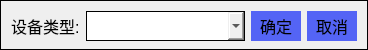
<?xml version="1.0" encoding="UTF-8"?>
<ui version="4.0">
 <class>dlgChangeType</class>
 <widget class="QDialog" name="dlgChangeType">
  <property name="geometry">
   <rect>
    <x>0</x>
    <y>0</y>
    <width>368</width>
    <height>50</height>
   </rect>
  </property>
  <property name="minimumSize">
   <size>
    <width>0</width>
    <height>50</height>
   </size>
  </property>
  <property name="maximumSize">
   <size>
    <width>16777215</width>
    <height>50</height>
   </size>
  </property>
  <property name="font">
   <font>
    <pointsize>12</pointsize>
   </font>
  </property>
  <property name="windowTitle">
   <string>修改设备类型</string>
  </property>
  <property name="styleSheet">
   <string notr="true">border: 1px solid black;</string>
  </property>
  <layout class="QHBoxLayout" name="horizontalLayout">
   <item>
    <widget class="QLabel" name="label">
     <property name="sizePolicy">
      <sizepolicy hsizetype="Fixed" vsizetype="Preferred">
       <horstretch>0</horstretch>
       <verstretch>0</verstretch>
      </sizepolicy>
     </property>
     <property name="minimumSize">
      <size>
       <width>0</width>
       <height>30</height>
      </size>
     </property>
     <property name="maximumSize">
      <size>
       <width>16777215</width>
       <height>30</height>
      </size>
     </property>
     <property name="font">
      <font>
       <pointsize>12</pointsize>
      </font>
     </property>
     <property name="styleSheet">
      <string notr="true">border: none;</string>
     </property>
     <property name="text">
      <string>设备类型:</string>
     </property>
    </widget>
   </item>
   <item>
    <widget class="QComboBox" name="comboBox">
     <property name="sizePolicy">
      <sizepolicy hsizetype="Preferred" vsizetype="Preferred">
       <horstretch>1</horstretch>
       <verstretch>0</verstretch>
      </sizepolicy>
     </property>
     <property name="minimumSize">
      <size>
       <width>0</width>
       <height>30</height>
      </size>
     </property>
     <property name="maximumSize">
      <size>
       <width>16777215</width>
       <height>30</height>
      </size>
     </property>
     <property name="font">
      <font>
       <pointsize>14</pointsize>
      </font>
     </property>
    </widget>
   </item>
   <item>
    <widget class="QPushButton" name="pushButton">
     <property name="sizePolicy">
      <sizepolicy hsizetype="Preferred" vsizetype="Preferred">
       <horstretch>0</horstretch>
       <verstretch>0</verstretch>
      </sizepolicy>
     </property>
     <property name="minimumSize">
      <size>
       <width>50</width>
       <height>30</height>
      </size>
     </property>
     <property name="maximumSize">
      <size>
       <width>16777215</width>
       <height>30</height>
      </size>
     </property>
     <property name="font">
      <font>
       <pointsize>12</pointsize>
      </font>
     </property>
     <property name="styleSheet">
      <string notr="true">background-color: rgb(84, 100, 245);border: none;</string>
     </property>
     <property name="text">
      <string>确定</string>
     </property>
    </widget>
   </item>
   <item>
    <widget class="QPushButton" name="pushButton_cancel">
     <property name="sizePolicy">
      <sizepolicy hsizetype="Preferred" vsizetype="Preferred">
       <horstretch>0</horstretch>
       <verstretch>0</verstretch>
      </sizepolicy>
     </property>
     <property name="minimumSize">
      <size>
       <width>50</width>
       <height>30</height>
      </size>
     </property>
     <property name="maximumSize">
      <size>
       <width>16777215</width>
       <height>30</height>
      </size>
     </property>
     <property name="font">
      <font>
       <pointsize>12</pointsize>
      </font>
     </property>
     <property name="styleSheet">
      <string notr="true">background-color: rgb(84, 100, 245);border: none;</string>
     </property>
     <property name="text">
      <string>取消</string>
     </property>
    </widget>
   </item>
  </layout>
 </widget>
 <resources/>
 <connections/>
</ui>
